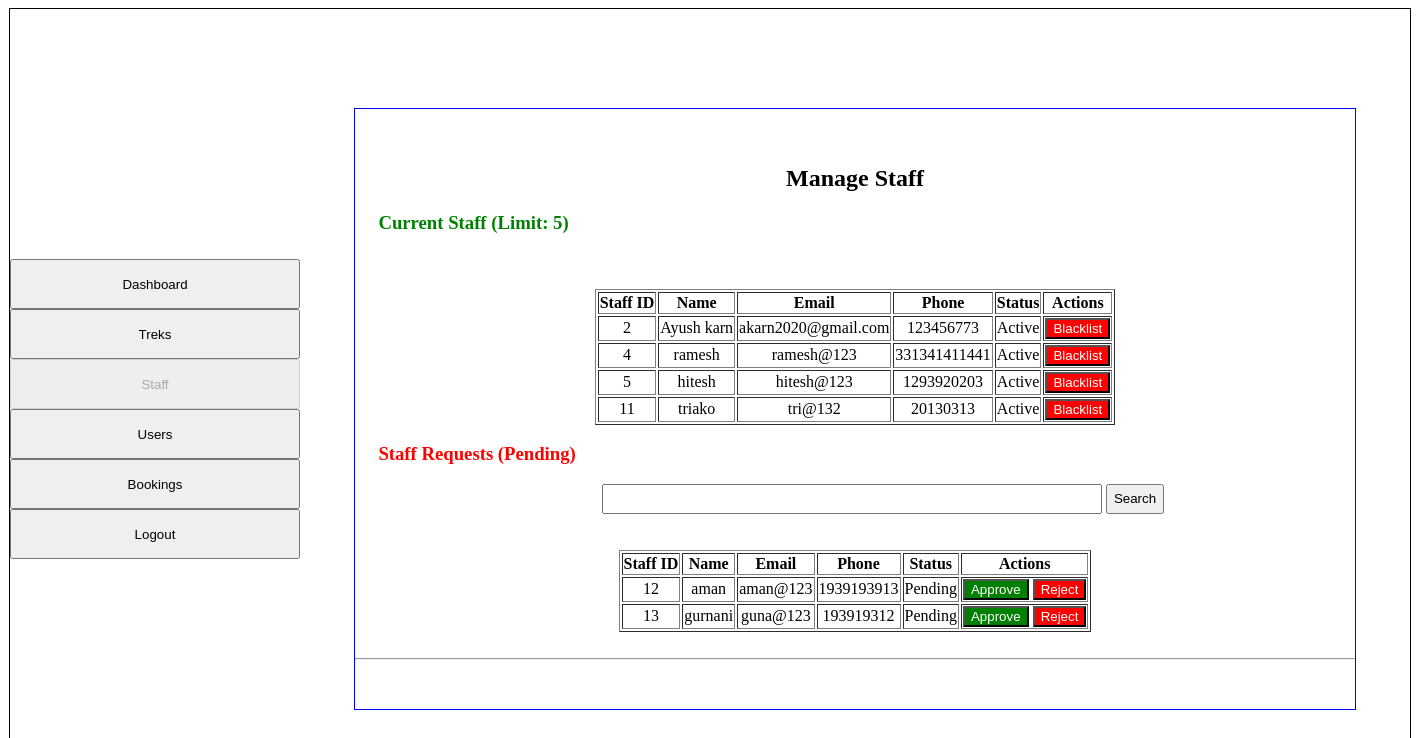
The page /all_staffs on the database as committed earlier.
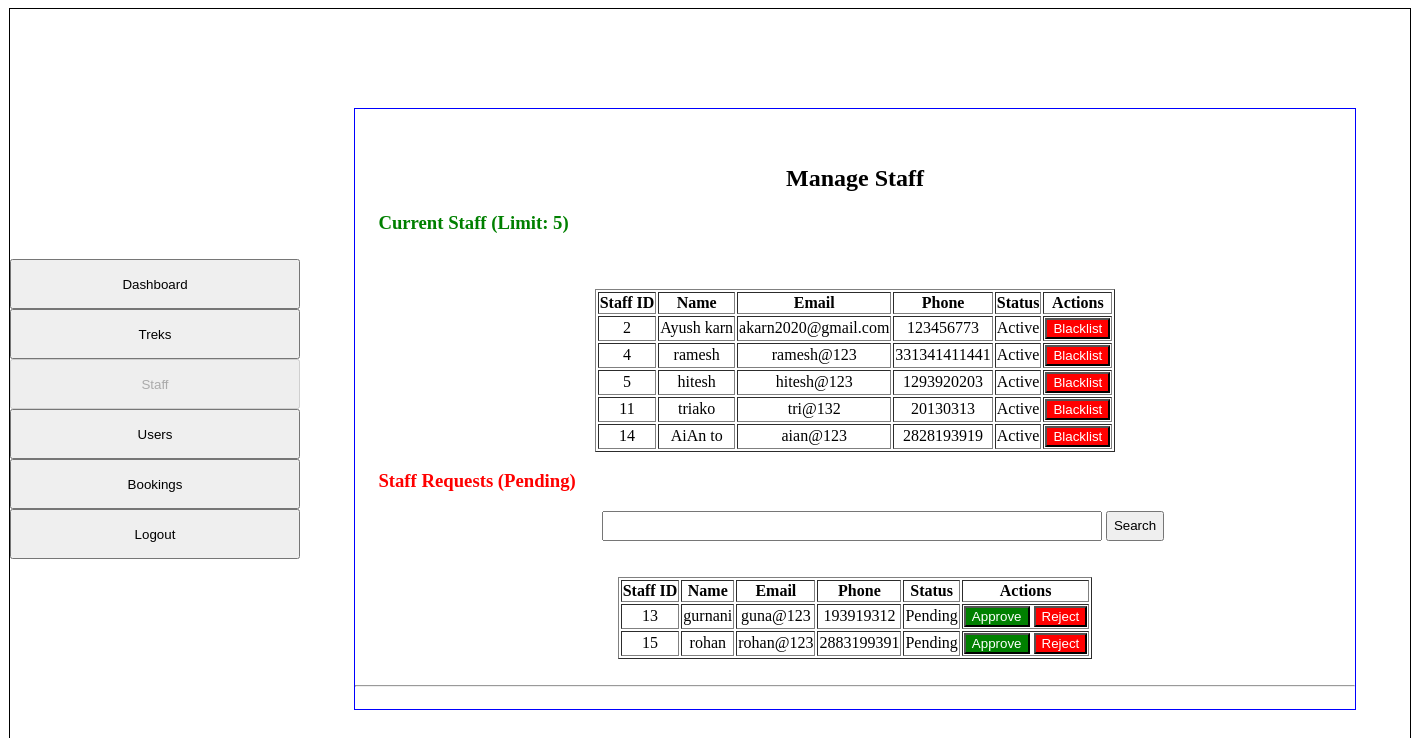
The same page on the database as committed later.
### models.py (models this page shows)
class User(db.Model):
    __tablename__ = "users"
    user_id = db.Column(db.Integer, primary_key=True)
    full_name = db.Column(db.String(100), nullable=False)
    email = db.Column(db.String(120), unique=True, nullable=False)
    password = db.Column(db.String(200), nullable=False)
    phone = db.Column(db.String(15), nullable=False)
    role = db.Column(db.String(50), nullable=False)
    status = db.Column(db.String(20), nullable=False)
    bookings = db.relationship("Booking", cascade="all,delete", backref="user")

### app.py (the view)
@app.route('/all_staffs', methods=['GET', 'POST'])
def admin_staff():
    if request.method == 'POST':
        search_query = request.form.get("search")
        active_staff = db.session.query(User).filter(
            User.role == "1",
            User.status == "Active",
            (User.full_name.like(f"%{search_query}%")) |
            (User.email.like(f"%{search_query}%"))
        ).all()
        pending_staff = db.session.query(User).filter(
            User.role == "1",
            User.status == "Pending",
            (User.full_name.like(f"%{search_query}%")) |
            (User.email.like(f"%{search_query}%"))
        ).all()
    else:
        active_staff = db.session.query(User).filter(User.role == "1", User.status == "Active").all()
        pending_staff = db.session.query(User).filter(User.role == "1", User.status == "Pending").all()
    return render_template("all_staff.html", current_staff=active_staff, pending_staff=pending_staff)

### templates/all_staff.html (shortened to what this page needs)
{% extends "base.html" %}
{% block sidebar %}
<a href="/admin_dashboard"><input type="button" value="Dashboard" style="width: 290px; height: 50px; margin: 0 auto;"></a><br>
<a href="/manage_treks"><input type="button" value="Treks" style="width: 290px; height: 50px; margin: 0 auto;"></a><br>
<a href="/all_staffs"><input type="button" value="Staff" style="width: 290px; height: 50px; margin: 0 auto;" disabled></a><br>
<a href="/all_users"><input type="button" value="Users" style="width: 290px; height: 50px; margin: 0 auto;"></a><br>
<a href="/bookings"><input type="button" value="Bookings" style="width: 290px; height: 50px; margin: 0 auto;"></a><br>
<a href="/logout"><input type="button" value="Logout" style="width: 290px; height: 50px; margin: 0 auto;"></a>
{% endblock %}
{% block content %}
<div style="text-align: center;">
    <h2>Manage Staff</h2>
    <h3 style="text-align: left; color: green;">&nbsp; &nbsp; &nbsp;Current Staff (Limit: 5)</h3>
<br>
<br>
    <table border="1px solid black" style="margin: 0 auto;" >
        <tr><th>Staff ID</th><th>Name</th><th>Email</th><th>Phone</th><th>Status</th><th>Actions</th></tr>
        {% for s in current_staff %}
        <tr>
            <td>{{ s.user_id }}</td><td>{{ s.full_name }}</td><td>{{ s.email }}</td><td>{{ s.phone }}</td><td>{{ s.status }}</td>
            <td>
                <a href="/update_status/{{ s.user_id }}/Fired"><input type="button" value="Blacklist" style="background-color: red; color: white;"></a>
            </td>
        </tr>
        {% endfor %}
    </table>
    <h3 style="text-align: left; color: red;">&nbsp; &nbsp; &nbsp;Staff Requests (Pending)</h3>
            <form method="POST" action="">
<input type="search" name="search" style="width: 500px; height: 30px;">
<input type="submit" value="Search" style="height: 30px; cursor: pointer;">
</form>
<br><br>
    <table border="1px solid black" style="margin: auto;" >
        <tr><th>Staff ID</th><th>Name</th><th>Email</th><th>Phone</th><th>Status</th><th>Actions</th></tr>
        {% for s in pending_staff %}
        <tr>
            <td>{{ s.user_id }}</td><td>{{ s.full_name }}</td><td>{{ s.email }}</td><td>{{ s.phone }}</td><td>{{ s.status }}</td>
            <td>
                <a href="/update_status/{{ s.user_id }}/Active"><input type="button" value="Approve" style="background-color: green; color: white;"></a>
                <a href="/update_status/{{ s.user_id }}/Rejected"><input type="button" value="Reject" style="background-color: red; color: white;"></a>
            </td>
        </tr>
        {% endfor %}
    </table>
    <br><hr><br>
</div>
{% endblock %}

### templates/base.html (shortened to what this page needs)
<!DOCTYPE html>
<html lang="en">
<head>
    <link rel="stylesheet" href="{{ url_for('static', filename='main.css') }}">
</head>
<body>
<div class="cntr" style="border: 1px solid black; height: 800px; width: 1400px; margin:0 auto; display:flex; justify-content:center; align-items:center;">
    <div>
        {% block sidebar %}
        {% endblock %}
    </div>
    <div class="incntr" style="border: 1px solid blue; height: 600px; width: 1000px; margin:0 auto; align-items: center; overflow-y: auto;">
        <br><br>
        {% block content %}
        {% endblock %}
    </div>
</div>
</body>
</html>

Rows that differ between the two databases and show on the page:
no longer on this page (row edited): User: user_id "12", full_name "aman", email "aman@123", phone "1939193913", status "Pending", shown under "Staff Requests (Pending)"
added User: user_id "14", full_name "AiAn to", email "aian@123", phone "2828193919", status "Active", shown under "Current Staff (Limit: 5)"
added User: user_id "15", full_name "rohan", email "rohan@123", phone "2883199391", status "Pending", shown under "Staff Requests (Pending)"
